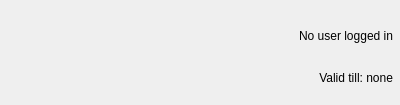
<?xml version="1.0" encoding="UTF-8"?>
<ui version="4.0">
 <class>WidgetLoginInfo</class>
 <widget class="QWidget" name="WidgetLoginInfo">
  <property name="geometry">
   <rect>
    <x>0</x>
    <y>0</y>
    <width>400</width>
    <height>105</height>
   </rect>
  </property>
  <property name="windowTitle">
   <string>Form</string>
  </property>
  <layout class="QHBoxLayout" name="horizontalLayout">
   <property name="spacing">
    <number>5</number>
   </property>
   <property name="leftMargin">
    <number>2</number>
   </property>
   <property name="topMargin">
    <number>5</number>
   </property>
   <property name="rightMargin">
    <number>5</number>
   </property>
   <property name="bottomMargin">
    <number>5</number>
   </property>
   <item>
    <widget class="QWidget" name="widget" native="true">
     <property name="sizePolicy">
      <sizepolicy hsizetype="Preferred" vsizetype="Preferred">
       <horstretch>0</horstretch>
       <verstretch>0</verstretch>
      </sizepolicy>
     </property>
     <layout class="QHBoxLayout" name="horizontalLayout_2">
      <property name="spacing">
       <number>2</number>
      </property>
      <property name="leftMargin">
       <number>0</number>
      </property>
      <property name="topMargin">
       <number>2</number>
      </property>
      <property name="rightMargin">
       <number>0</number>
      </property>
      <property name="bottomMargin">
       <number>0</number>
      </property>
      <item>
       <widget class="QWidget" name="widget_3" native="true">
        <property name="minimumSize">
         <size>
          <width>45</width>
          <height>0</height>
         </size>
        </property>
        <property name="maximumSize">
         <size>
          <width>45</width>
          <height>55</height>
         </size>
        </property>
        <layout class="QHBoxLayout" name="horizontalLayout_3">
         <property name="spacing">
          <number>2</number>
         </property>
         <property name="leftMargin">
          <number>0</number>
         </property>
         <property name="topMargin">
          <number>9</number>
         </property>
         <property name="rightMargin">
          <number>6</number>
         </property>
         <property name="bottomMargin">
          <number>0</number>
         </property>
         <item>
          <widget class="QPushButton" name="pushButton">
           <property name="sizePolicy">
            <sizepolicy hsizetype="Fixed" vsizetype="Fixed">
             <horstretch>40</horstretch>
             <verstretch>40</verstretch>
            </sizepolicy>
           </property>
           <property name="minimumSize">
            <size>
             <width>40</width>
             <height>40</height>
            </size>
           </property>
           <property name="maximumSize">
            <size>
             <width>40</width>
             <height>40</height>
            </size>
           </property>
           <property name="text">
            <string/>
           </property>
           <property name="iconSize">
            <size>
             <width>35</width>
             <height>35</height>
            </size>
           </property>
           <property name="flat">
            <bool>true</bool>
           </property>
          </widget>
         </item>
        </layout>
       </widget>
      </item>
      <item>
       <widget class="QWidget" name="widget_2" native="true">
    <property name="sizePolicy">
     <sizepolicy hsizetype="Expanding" vsizetype="Preferred">
      <horstretch>0</horstretch>
      <verstretch>0</verstretch>
     </sizepolicy>
    </property>
        <layout class="QVBoxLayout" name="verticalLayout">
         <property name="spacing">
          <number>2</number>
         </property>
         <property name="leftMargin">
          <number>8</number>
         </property>
         <property name="rightMargin">
          <number>2</number>
         </property>
         <property name="bottomMargin">
          <number>2</number>
         </property>
         <item>
          <widget class="ClickableLabel" name="label_email">
           <property name="text">
            <string>No user logged in</string>
           </property>
       <property name="alignment">
        <set>Qt::AlignRight|Qt::AlignVCenter</set>
       </property>
          </widget>
         </item>
         <item>
          <widget class="ClickableLabel" name="label_valid">
           <property name="text">
            <string>Valid till: none</string>
           </property>
       <property name="alignment">
        <set>Qt::AlignRight|Qt::AlignVCenter</set>
       </property>
          </widget>
         </item>
        </layout>
       </widget>
      </item>
     </layout>
    </widget>
   </item>
  </layout>
 </widget>
 <customwidgets>
  <customwidget>
   <class>ClickableLabel</class>
   <extends>QLabel</extends>
    <header location="global">gui/clickablelabel.h</header>
  </customwidget>
 </customwidgets>
 <resources/>
 <connections/>
</ui>
